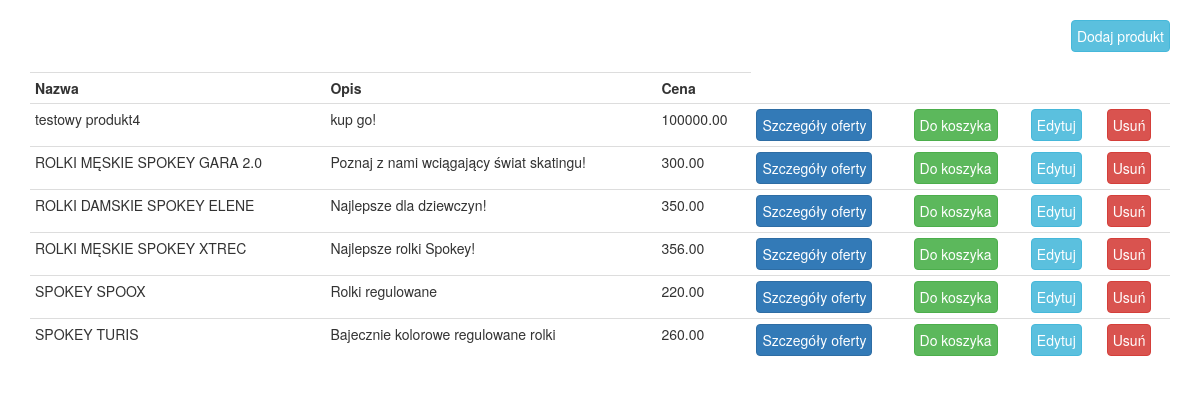
The page /src/index.php/products/index on the database its author committed.
### tables this page shows
CREATE TABLE `Products` (
  `id` int(11) NOT NULL,
  `name` varchar(60) NOT NULL,
  `amount` int(11) NOT NULL,
  `price` decimal(11,2) NOT NULL,
  `short_description` varchar(60) NOT NULL,
  `long_description` text NOT NULL
);

### src/General.php (called while the page is built, shortened)
<?php
class General {
    static private $data;
    public function getData(){
        return General::$data;
    }
    public function render(string $pathToFile, $data = [])
    {
        if(!empty($data)){
            General::$data = $data;
        }
        require ($pathToFile);
    }
    public function getConnection()
    {
        $conn = new mysqli($configDB['servername'], $configDB['username'], $configDB['password'], $configDB['baseName']);
        return $conn;
    }
}

### src/Product/Product.php (called while the page is built, shortened)
<?php
class Product extends General
{
    public function index(){
        $result = $this->getConnection()->query('SELECT * FROM Products');
        while ($row = mysqli_fetch_assoc($result)) {
            $data['Products'][] = $row;
        }
       $this->render(Product::VIEW_PATH . 'index.php',  $data);
    }
}

### src/Product/views/index.php (the view)
<div class='container'>
    <div class='row'>
        <div class='col-md-12'>
            <div style='text-align: right; margin: 20px 0'>
              <a href='add' class='btn btn-info' style='padding:5px'>Dodaj produkt</a>
            </div>
            <table class='table table-condensed table-hover'>
                <tr>
                    <th>Nazwa</th>
                    <th>Opis</th>
                    <th>Cena</th>
                </tr>
                <?php
                $data = General::getData();
                foreach ($data['Products'] as $product) {
                  echo"<tr>
                        <td>".$product['name']."</td>
                        <td>".$product['short_description']."</td>
                        <td>".$product['price']."</td>
                        <td>
                          <a href='view?id=".$product['id']."'
                            class='btn btn-primary' style='padding:5px'>
                            Szczegóły oferty
                          </a>
                        </td>";
                    echo "<td>
                            <a href='#'
                              class='btn btn-success' style='padding:5px'>
                              Do koszyka
                            </a>
                          </td>
                          <td>
                            <a href='edit?id=".$product['id']."'
                              class='btn btn-info' style='padding:5px'>
                              Edytuj
                            </a>
                          </td>
                          <td>
                            <a href='delete?id=".$product['id']."'
                              class='btn btn-danger' style='padding:5px'>
                              Usuń
                            </a>
                          </td>";
                  echo "</tr>";
                }
                ?>
            </table>
        </div>
    </div>
</div>

### src/index.php (shortened to what this page needs)
<?php
include 'General.php';
include 'Product/Product.php';
if (checkRoute('products/add')) {
    $product = new Product();
    $product->add();
} elseif (checkRoute('products/index')) {
    $product = new Product();
    $product->index();
} elseif (checkRoute('products/view')) {
    $product = new Product();
    $product->view();
} elseif (checkRoute('products/edit')) {
    $product = new Product();
    $product->edit();
} elseif (checkRoute('products/delete')) {
    $product = new Product();
    $product->delete();
} elseif (checkRoute('users/client')) {
    $client = new Client();
    $client->index();
} else {
    $homePage = new Homepage();
    $homePage->index();
}
function checkRoute(string $route) {
    return strpos($_SERVER['REQUEST_URI'], $route);
}

### rows shown on the page
products: name "testowy produkt4", short_description "kup go!", price "100000.00"
products: name "ROLKI MĘSKIE SPOKEY GARA 2.0", short_description "Poznaj z nami wciągający świat skatingu!", price "300.00"
products: name "ROLKI DAMSKIE SPOKEY ELENE", short_description "Najlepsze dla dziewczyn!", price "350.00"
products: name "ROLKI MĘSKIE SPOKEY XTREC", short_description "Najlepsze rolki Spokey!", price "356.00"
products: name "SPOKEY SPOOX", short_description "Rolki regulowane", price "220.00"
products: name "SPOKEY TURIS", short_description "Bajecznie kolorowe regulowane rolki", price "260.00"
